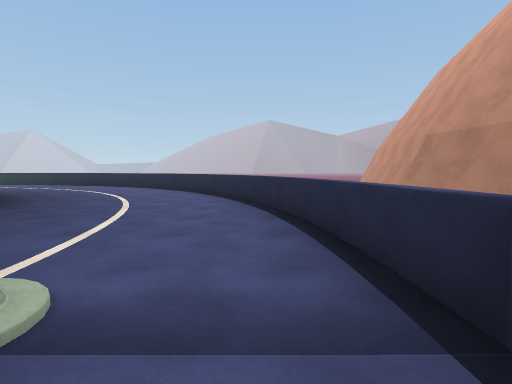
view 1 (above)

15 first-person views from a walk through a 3-D level made in the Unity game engine. The camera is 1.2 m above the floor, tilts 4° down and sees 80° across. The floor is counted in squares, 2 m on a side. Each view is taken from the middle of a square. On the plan, view 1 faces up. The plan holds only what a view shows up to about 9 squares ahead; the rest is blank. The place goes on beyond the plan. The player is left out.

view 2
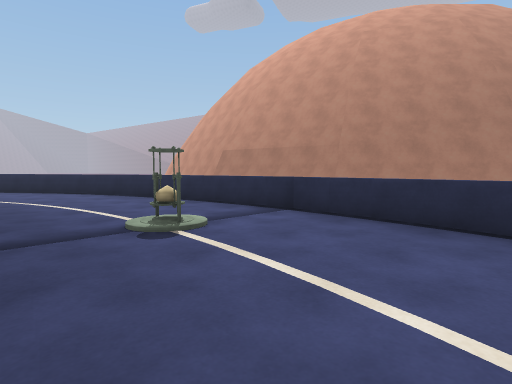

view 3
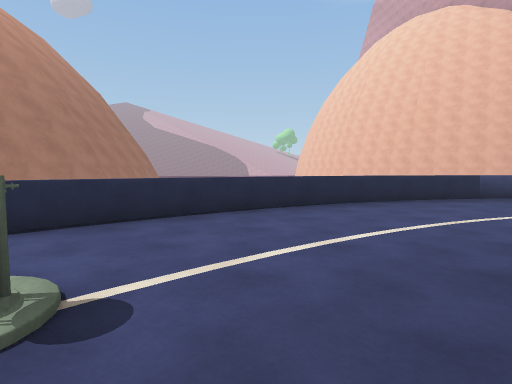

view 4
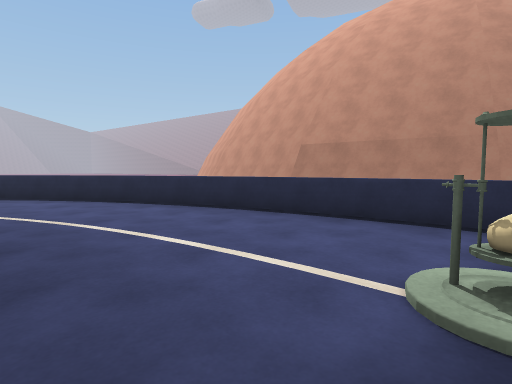

view 5
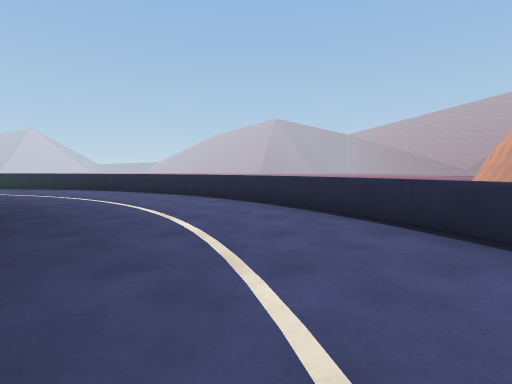

view 6
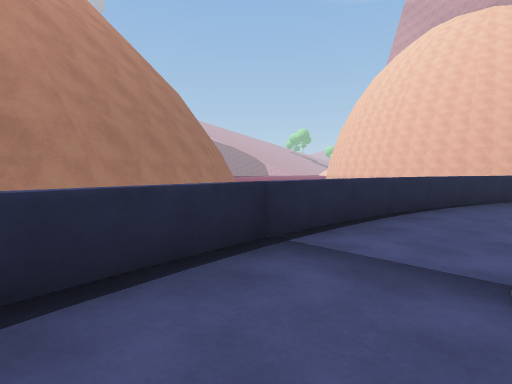

view 7
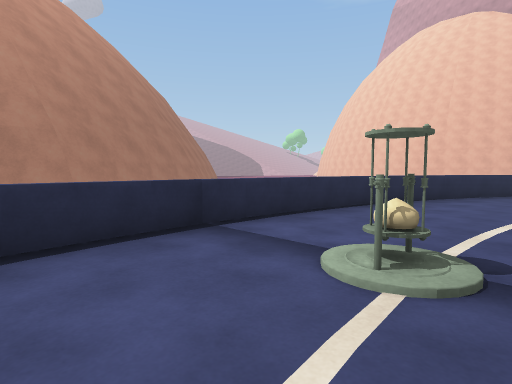

view 8
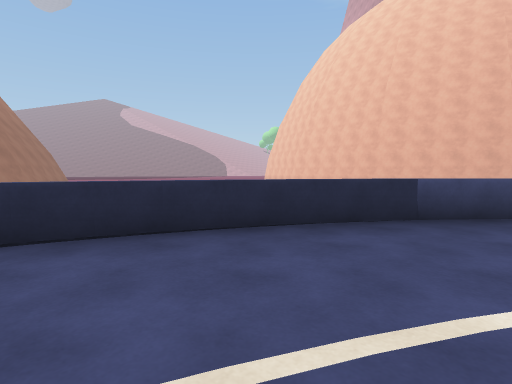

view 9
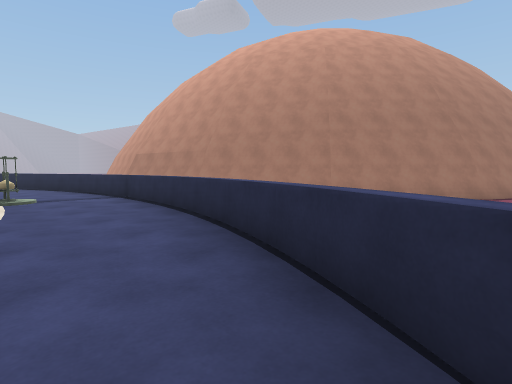

view 10
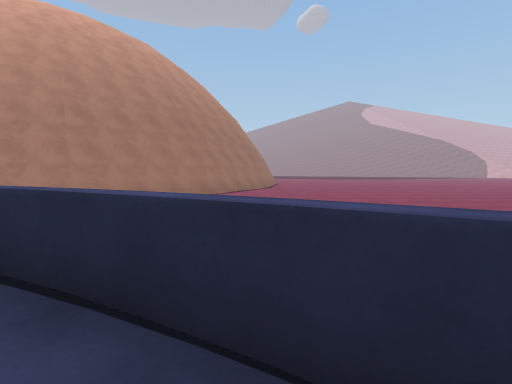

view 11
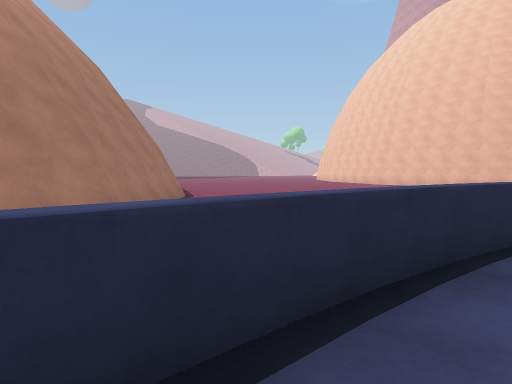

view 12
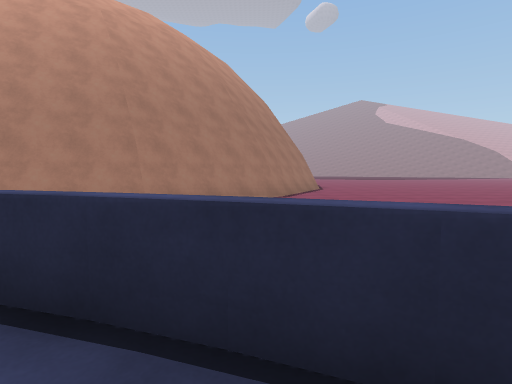

view 13
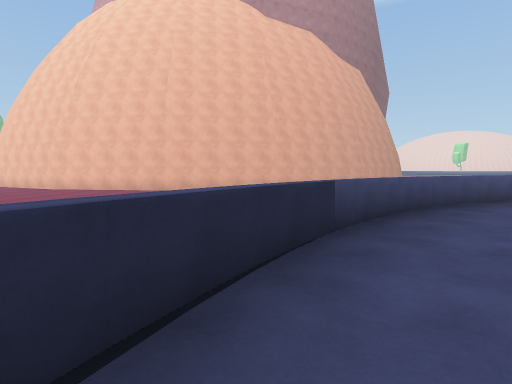

view 14
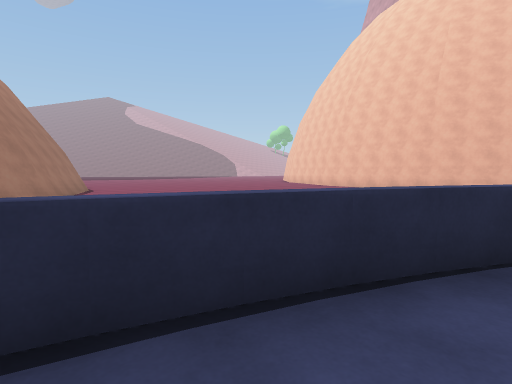

view 15
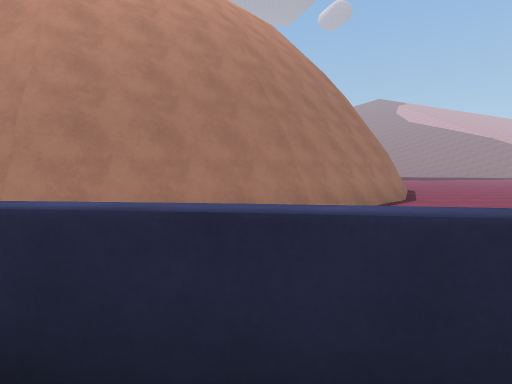

### Floor plan
Key: @ floor where view 1 was taken; # wall or solid block; . main floor; - floor 0.25 m lower than the main floor; = window, fence, low wall or low ledge; ^ raised ledge; O other object.
Columns run from 3 left of view 1 to 9 right of it. Each row starts with its distance up from view 1.
 11 #      #
 10 =#    -#
  9 .=#   ##
  8 ..=   #
  7 ..##  #
  6 ...=  #
  5 ...=  #
  4 ...=# #
  3 ....= #
  2 ....^ ##
  1 ..O.= -#
  0 ...@^  ##
 -1 ....=   #
 -2 ...=#   ##
 -3 ...=-    ##
 -4 ...=     -###
 -5 ..##     ---#
 -6 ..=      ----
 -7 .=#      ----
 -8 =#      -----
 -9 #      -----
-10        -----
-11        -----
-12        ----
-13        ----

Where each view was taken, in squares from view 1:
view 1: 0 up, 0 right, facing up
view 2: 2 down, 3 left, facing up-right
view 3: 1 up, 3 left, facing down-right
view 4: 1 up, 3 left, facing up-right
view 5: 3 up, 2 left, facing up
view 6: 3 up, 1 left, facing down-right
view 7: 3 up, 2 left, facing down-right
view 8: 3 down, 3 left, facing down-right
view 9: 6 down, 2 left, facing up-right
view 10: 6 down, 2 left, facing right
view 11: 0 up, 0 right, facing down-right
view 12: 4 down, 1 left, facing right
view 13: 4 down, 1 left, facing down
view 14: 3 down, 1 left, facing down-right
view 15: 1 down, 0 right, facing right
